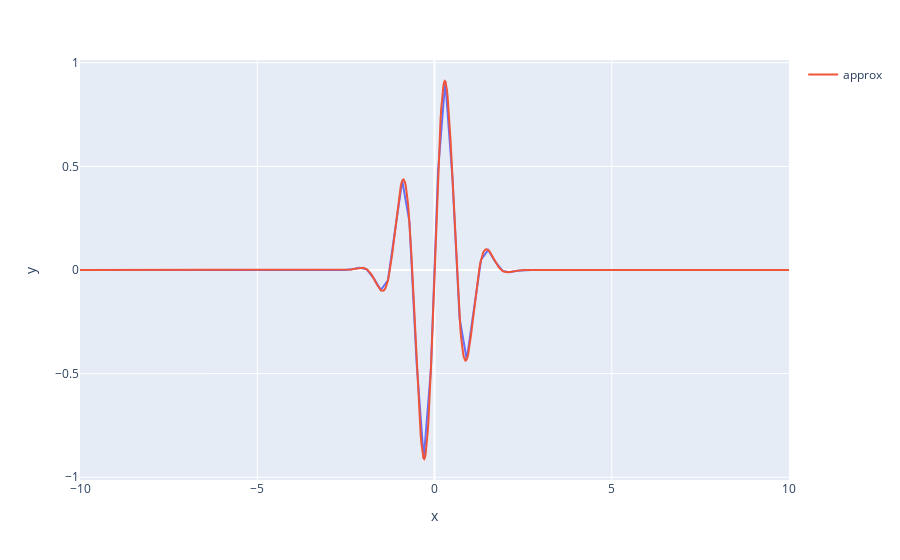

Notebook source saved alongside this figure:
### Markdown cell above
# Тест нового сплайна

### Code cell
def func(x):
    return np.sin(5 * x) * np.exp(-x**2)

x = np.linspace(-10, 10, 100)
y = func(x)

x_sp = np.linspace(-10, 10, 1000)
f_sp = SplineFunc(x, y)
y_sp = [f_sp(x) for x in x_sp]
sumdiff = sum([abs(y[i] - f_sp(x[i])) for i in range(len(x))])
A, B, C, D = SplineCoeffs(x, y)
print(sumdiff)
fig = px.line(x=x, y=y)
fig.add_scatter(x=x_sp, y=y_sp, name="approx")
fig.show()

### Figure 1 — Plotly figure (JSON) as saved in the notebook; plotly's stock layout.template omitted (floating-point values rounded to 4 significant figures; data arrays with more than 128 entries replaced by an {"elided": "..."} marker saying what was removed)
{"data": [{"hovertemplate": "x=%{x}<br>y=%{y}<extra></extra>", "legendgroup": "", "line": {"color": "#636efa", "dash": "solid"}, "marker": {"symbol": "circle"}, "mode": "lines", "name": "", "orientation": "v", "showlegend": false, "type": "scatter", "x": [-10, -9.798, -9.596, -9.394, -9.192, -8.99, -8.788, -8.586, -8.384, -8.182, -7.98, -7.778, -7.576, -7.374, -7.172, -6.97, -6.768, -6.566, -6.364, -6.162, -5.96, -5.758, -5.556, -5.354, -5.152, -4.949, -4.747, -4.545, -4.343, -4.141, -3.939, -3.737, -3.535, -3.333, -3.131, -2.929, -2.727, -2.525, -2.323, -2.121, -1.919, -1.717, -1.515, -1.313, -1.111, -0.9091, -0.7071, -0.5051, -0.303, -0.101, 0.101, 0.303, 0.5051, 0.7071, 0.9091, 1.111, 1.313, 1.515, 1.717, 1.919, 2.121, 2.323, 2.525, 2.727, 2.929, 3.131, 3.333, 3.535, 3.737, 3.939, 4.141, 4.343, 4.545, 4.747, 4.949, 5.152, 5.354, 5.556, 5.758, 5.96, 6.162, 6.364, 6.566, 6.768, 6.97, 7.172, 7.374, 7.576, 7.778, 7.98, 8.182, 8.384, 8.586, 8.788, 8.99, 9.192, 9.394, 9.596, 9.798, 10], "xaxis": "x", "y": [9.761e-45, 1.942e-42, 7.712e-41, -7.27e-40, -1.858e-37, -6.556e-36, 1.239e-35, 8.397e-33, 2.625e-31, 5.781e-31, -1.791e-28, -4.961e-27, -2.124e-26, 1.798e-24, 4.433e-23, 2.297e-22, -8.46e-21, -1.875e-19, -1.013e-18, 1.856e-17, 3.756e-16, 1.971e-15, -1.879e-14, -3.565e-13, -1.745e-12, 8.627e-12, 1.603e-10, 7.144e-10, -1.734e-09, -3.413e-08, -1.365e-07, 1.391e-07, 3.44e-06, 1.223e-05, -2.834e-06, -0.0001639, -0.0005162, -0.0001018, 0.003684, 0.01028, 0.004283, -0.03899, -0.09682, -0.0497, 0.1935, 0.4315, 0.2327, -0.4479, -0.9109, -0.4789, 0.4789, 0.9109, 0.4479, -0.2327, -0.4315, -0.1935, 0.0497, 0.09682, 0.03899, -0.004283, -0.01028, -0.003684, 0.0001018, 0.0005162, 0.0001639, 2.834e-06, -1.223e-05, -3.44e-06, -1.391e-07, 1.365e-07, 3.413e-08, 1.734e-09, -7.144e-10, -1.603e-10, -8.627e-12, 1.745e-12, 3.565e-13, 1.879e-14, -1.971e-15, -3.756e-16, -1.856e-17, 1.013e-18, 1.875e-19, 8.46e-21, -2.297e-22, -4.433e-23, -1.798e-24, 2.124e-26, 4.961e-27, 1.791e-28, -5.781e-31, -2.625e-31, -8.397e-33, -1.239e-35, 6.556e-36, 1.858e-37, 7.27e-40, -7.712e-41, -1.942e-42, -9.761e-45], "yaxis": "y"}, {"name": "approx", "type": "scatter", "x": {"elided": "1000 float values"}, "y": {"elided": "1000 float values"}}], "layout": {"legend": {"tracegroupgap": 0}, "margin": {"t": 60}, "xaxis": {"anchor": "y", "domain": [0, 1], "title": {"text": "x"}}, "yaxis": {"anchor": "x", "domain": [0, 1], "title": {"text": "y"}}}}
